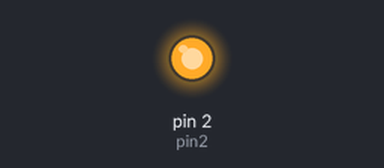
Simulated run of this sketch. Board: Arduino Uno, built with avr-gcc and run on an emulated ATmega328P. On the bench: output pins drawn as LEDs (lit = HIGH).

Above: at 5.0 s.
At 12.5 s:
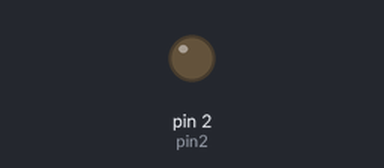
Timing chart, 0 to 19.5 s (numbered marks = the images above):
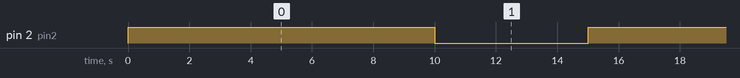

Measured:
- by itself, pin 2 (pin2): alternates HIGH for 10.0 s and LOW for 5.0 s

The sketch:

Event_generator.ino
```cpp
int pin2=2;

void setup() {
  // put your setup code here, to run once:
  Serial.begin(9600);
  pinMode(pin2,OUTPUT);
}

void loop() {
  // put your main code here, to run repeatedly:
  digitalWrite(pin2,HIGH);
  delay(10000);
  digitalWrite(pin2,LOW);
  delay(5000);
}
```
